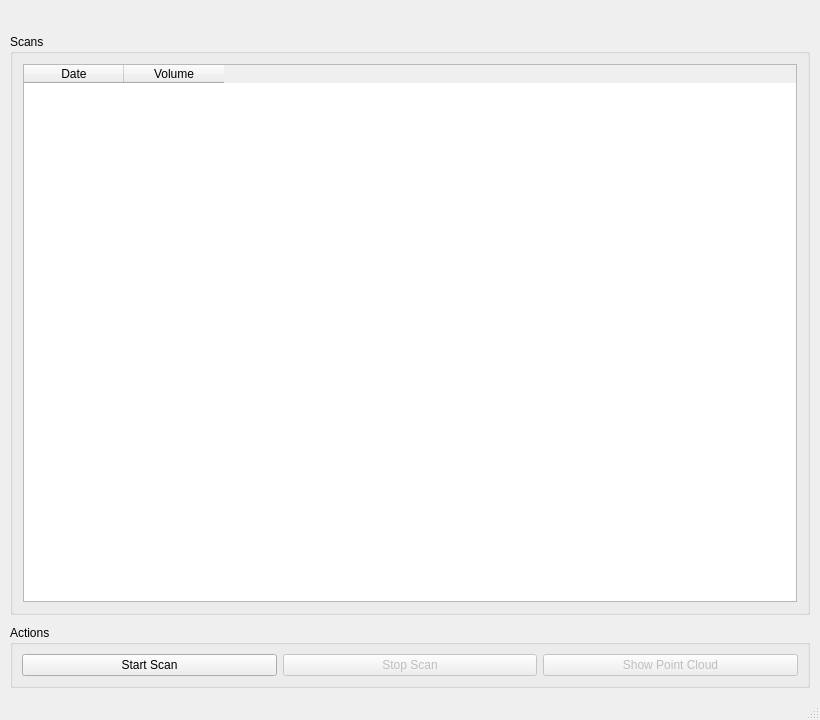
<?xml version="1.0" encoding="UTF-8"?>
<ui version="4.0">
 <class>MainWindow</class>
 <widget class="QMainWindow" name="MainWindow">
  <property name="geometry">
   <rect>
    <x>0</x>
    <y>0</y>
    <width>820</width>
    <height>720</height>
   </rect>
  </property>
  <property name="maximumSize">
   <size>
    <width>820</width>
    <height>16777215</height>
   </size>
  </property>
  <property name="windowTitle">
   <string>Truckload Volume Calculator</string>
  </property>
  <property name="windowIcon">
   <iconset resource="../assets/assets.qrc">
    <normaloff>:/icon/images/coontrol.png</normaloff>:/icon/images/coontrol.png</iconset>
  </property>
  <widget class="QWidget" name="centralwidget">
   <layout class="QVBoxLayout" name="verticalLayout">
    <property name="spacing">
     <number>10</number>
    </property>
    <property name="leftMargin">
     <number>10</number>
    </property>
    <property name="topMargin">
     <number>10</number>
    </property>
    <property name="rightMargin">
     <number>10</number>
    </property>
    <property name="bottomMargin">
     <number>10</number>
    </property>
    <item>
     <widget class="QLabel" name="lbl_splash">
      <property name="text">
       <string/>
      </property>
      <property name="pixmap">
       <pixmap resource="../assets/assets.qrc">:/image/images/splash.png</pixmap>
      </property>
      <property name="scaledContents">
       <bool>false</bool>
      </property>
      <property name="alignment">
       <set>Qt::AlignCenter</set>
      </property>
     </widget>
    </item>
    <item>
     <widget class="QGroupBox" name="grb_scans">
      <property name="sizePolicy">
       <sizepolicy hsizetype="Preferred" vsizetype="Expanding">
        <horstretch>0</horstretch>
        <verstretch>0</verstretch>
       </sizepolicy>
      </property>
      <property name="title">
       <string>Scans</string>
      </property>
      <layout class="QVBoxLayout" name="verticalLayout_2">
       <property name="spacing">
        <number>10</number>
       </property>
       <property name="leftMargin">
        <number>10</number>
       </property>
       <property name="topMargin">
        <number>10</number>
       </property>
       <property name="rightMargin">
        <number>10</number>
       </property>
       <property name="bottomMargin">
        <number>10</number>
       </property>
       <item>
        <widget class="QTableWidget" name="tbw_scans">
         <property name="selectionMode">
          <enum>QAbstractItemView::SingleSelection</enum>
         </property>
         <property name="selectionBehavior">
          <enum>QAbstractItemView::SelectRows</enum>
         </property>
         <property name="sortingEnabled">
          <bool>true</bool>
         </property>
         <property name="cornerButtonEnabled">
          <bool>false</bool>
         </property>
         <column>
          <property name="text">
           <string>Date</string>
          </property>
         </column>
         <column>
          <property name="text">
           <string>Volume</string>
          </property>
         </column>
        </widget>
       </item>
      </layout>
     </widget>
    </item>
    <item>
     <widget class="QGroupBox" name="grb_actions">
      <property name="title">
       <string>Actions</string>
      </property>
      <layout class="QHBoxLayout" name="horizontalLayout">
       <item>
        <widget class="QPushButton" name="btp_startScan">
         <property name="text">
          <string>Start Scan</string>
         </property>
        </widget>
       </item>
       <item>
        <widget class="QPushButton" name="btp_stopScan">
         <property name="enabled">
          <bool>false</bool>
         </property>
         <property name="text">
          <string>Stop Scan</string>
         </property>
        </widget>
       </item>
       <item>
        <widget class="QPushButton" name="btp_showPC">
         <property name="enabled">
          <bool>false</bool>
         </property>
         <property name="text">
          <string>Show Point Cloud</string>
         </property>
        </widget>
       </item>
      </layout>
     </widget>
    </item>
   </layout>
  </widget>
  <widget class="QStatusBar" name="status_bar"/>
 </widget>
 <resources>
  <include location="../assets/assets.qrc"/>
 </resources>
 <connections/>
</ui>
